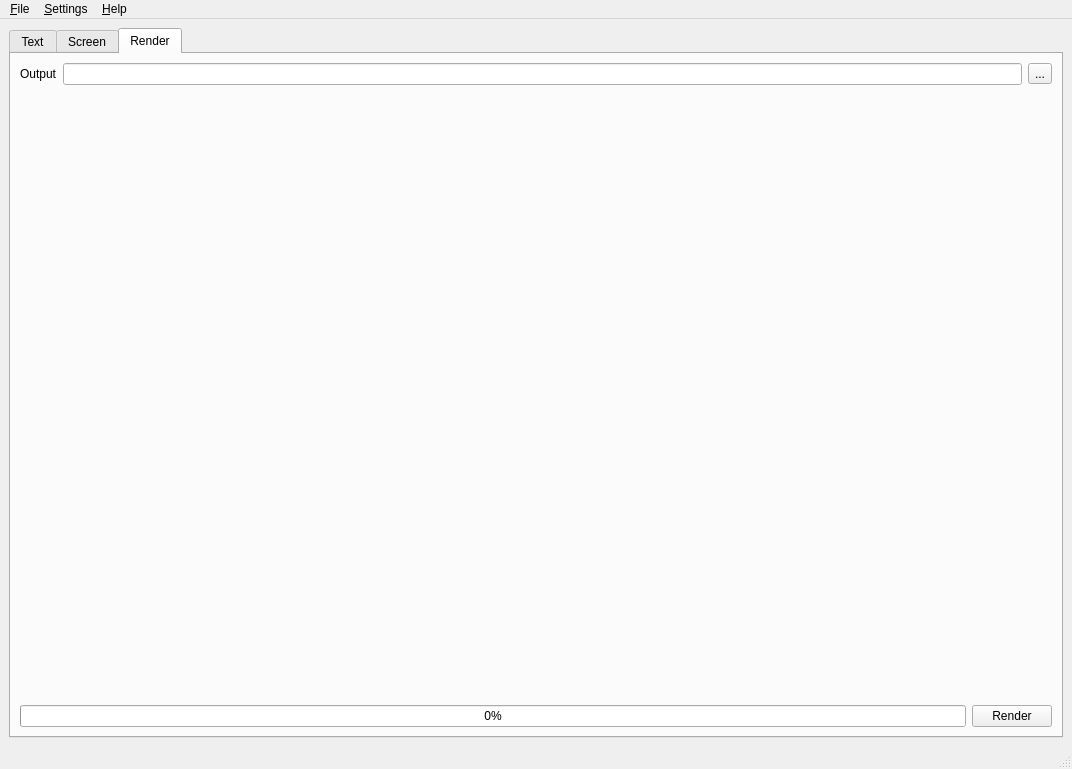
<?xml version="1.0" encoding="UTF-8"?>
<ui version="4.0">
 <class>CMainWindow</class>
 <widget class="QMainWindow" name="CMainWindow">
  <property name="geometry">
   <rect>
    <x>0</x>
    <y>0</y>
    <width>1072</width>
    <height>769</height>
   </rect>
  </property>
  <property name="windowTitle">
   <string>MainWindow</string>
  </property>
  <property name="windowIcon">
   <iconset resource="../qrc/icons.qrc">
    <normaloff>:/icons/wicon.png</normaloff>:/icons/wicon.png</iconset>
  </property>
  <widget class="QWidget" name="centralwidget">
   <layout class="QVBoxLayout" name="verticalLayout">
    <item>
     <widget class="QTabWidget" name="tabWidget">
      <property name="currentIndex">
       <number>2</number>
      </property>
      <widget class="QWidget" name="tabText">
       <attribute name="title">
        <string>Text</string>
       </attribute>
       <layout class="QHBoxLayout" name="horizontalLayout">
        <item>
         <widget class="QPlainTextEdit" name="plainTextEdit_text"/>
        </item>
        <item>
         <layout class="QVBoxLayout" name="verticalLayout_2">
          <item>
           <widget class="QToolButton" name="toolButton_textNew">
            <property name="sizePolicy">
             <sizepolicy hsizetype="Preferred" vsizetype="Fixed">
              <horstretch>0</horstretch>
              <verstretch>0</verstretch>
             </sizepolicy>
            </property>
            <property name="toolButtonStyle">
             <enum>Qt::ToolButtonTextBesideIcon</enum>
            </property>
           </widget>
          </item>
          <item>
           <widget class="QToolButton" name="toolButton_textOpen">
            <property name="sizePolicy">
             <sizepolicy hsizetype="Preferred" vsizetype="Fixed">
              <horstretch>0</horstretch>
              <verstretch>0</verstretch>
             </sizepolicy>
            </property>
            <property name="toolButtonStyle">
             <enum>Qt::ToolButtonTextBesideIcon</enum>
            </property>
           </widget>
          </item>
          <item>
           <widget class="QToolButton" name="toolButton_textSave">
            <property name="sizePolicy">
             <sizepolicy hsizetype="Preferred" vsizetype="Fixed">
              <horstretch>0</horstretch>
              <verstretch>0</verstretch>
             </sizepolicy>
            </property>
            <property name="toolButtonStyle">
             <enum>Qt::ToolButtonTextBesideIcon</enum>
            </property>
           </widget>
          </item>
          <item>
           <widget class="QToolButton" name="toolButton_textSaveAs">
            <property name="sizePolicy">
             <sizepolicy hsizetype="Preferred" vsizetype="Fixed">
              <horstretch>0</horstretch>
              <verstretch>0</verstretch>
             </sizepolicy>
            </property>
            <property name="toolButtonStyle">
             <enum>Qt::ToolButtonTextBesideIcon</enum>
            </property>
           </widget>
          </item>
          <item>
           <spacer name="verticalSpacer">
            <property name="orientation">
             <enum>Qt::Vertical</enum>
            </property>
            <property name="sizeHint" stdset="0">
             <size>
              <width>20</width>
              <height>40</height>
             </size>
            </property>
           </spacer>
          </item>
         </layout>
        </item>
       </layout>
      </widget>
      <widget class="QWidget" name="tabScreen">
       <attribute name="title">
        <string>Screen</string>
       </attribute>
       <layout class="QVBoxLayout" name="verticalLayout_3">
        <item>
         <layout class="QHBoxLayout" name="horizontalLayout_2">
          <item>
           <widget class="QScrollArea" name="scrollArea_image">
            <property name="widgetResizable">
             <bool>true</bool>
            </property>
            <property name="alignment">
             <set>Qt::AlignCenter</set>
            </property>
            <widget class="QWidget" name="scrollAreaWidgetContents">
             <property name="geometry">
              <rect>
               <x>0</x>
               <y>0</y>
               <width>750</width>
               <height>631</height>
              </rect>
             </property>
            </widget>
           </widget>
          </item>
          <item>
           <widget class="QFrame" name="frame_positionControls">
            <property name="frameShape">
             <enum>QFrame::StyledPanel</enum>
            </property>
            <property name="frameShadow">
             <enum>QFrame::Raised</enum>
            </property>
            <layout class="QVBoxLayout" name="verticalLayout_4">
             <item>
              <widget class="QGroupBox" name="groupBox_2">
               <property name="title">
                <string>Screen</string>
               </property>
               <layout class="QGridLayout" name="gridLayout_2">
                <item row="0" column="0">
                 <widget class="QLabel" name="label_screenWidth">
                  <property name="text">
                   <string>Width</string>
                  </property>
                 </widget>
                </item>
                <item row="1" column="0">
                 <widget class="QLabel" name="label_screenHeight">
                  <property name="sizePolicy">
                   <sizepolicy hsizetype="Maximum" vsizetype="Preferred">
                    <horstretch>0</horstretch>
                    <verstretch>0</verstretch>
                   </sizepolicy>
                  </property>
                  <property name="text">
                   <string>Height</string>
                  </property>
                 </widget>
                </item>
                <item row="0" column="1">
                 <widget class="QSpinBox" name="spinBox_screenWidth">
                  <property name="minimum">
                   <number>320</number>
                  </property>
                  <property name="maximum">
                   <number>1920</number>
                  </property>
                  <property name="singleStep">
                   <number>1</number>
                  </property>
                  <property name="value">
                   <number>1024</number>
                  </property>
                 </widget>
                </item>
                <item row="1" column="1">
                 <widget class="QSpinBox" name="spinBox_screenHeight">
                  <property name="minimum">
                   <number>240</number>
                  </property>
                  <property name="maximum">
                   <number>1200</number>
                  </property>
                  <property name="value">
                   <number>768</number>
                  </property>
                 </widget>
                </item>
                <item row="2" column="1">
                 <widget class="QPushButton" name="pushButton_screenBackgroundColor">
                  <property name="text">
                   <string/>
                  </property>
                 </widget>
                </item>
                <item row="2" column="0">
                 <widget class="QLabel" name="label_screenBackgroundColor">
                  <property name="text">
                   <string>Color</string>
                  </property>
                 </widget>
                </item>
               </layout>
              </widget>
             </item>
             <item>
              <widget class="QGroupBox" name="groupBox_3">
               <property name="title">
                <string>Spacing</string>
               </property>
               <layout class="QGridLayout" name="gridLayout_3">
                <item row="0" column="1">
                 <widget class="QSpinBox" name="spinBox_spaceLeft">
                  <property name="maximum">
                   <number>1920</number>
                  </property>
                  <property name="value">
                   <number>10</number>
                  </property>
                 </widget>
                </item>
                <item row="1" column="1">
                 <widget class="QSpinBox" name="spinBox_spaceRight">
                  <property name="maximum">
                   <number>1920</number>
                  </property>
                  <property name="value">
                   <number>10</number>
                  </property>
                 </widget>
                </item>
                <item row="2" column="0">
                 <widget class="QLabel" name="label_spaceBottom">
                  <property name="sizePolicy">
                   <sizepolicy hsizetype="Maximum" vsizetype="Preferred">
                    <horstretch>0</horstretch>
                    <verstretch>0</verstretch>
                   </sizepolicy>
                  </property>
                  <property name="text">
                   <string>Bottom</string>
                  </property>
                 </widget>
                </item>
                <item row="1" column="0">
                 <widget class="QLabel" name="label_spaceRight">
                  <property name="text">
                   <string>Right</string>
                  </property>
                 </widget>
                </item>
                <item row="2" column="1">
                 <widget class="QSpinBox" name="spinBox_spaceBottom">
                  <property name="maximum">
                   <number>1200</number>
                  </property>
                  <property name="value">
                   <number>10</number>
                  </property>
                 </widget>
                </item>
                <item row="0" column="0">
                 <widget class="QLabel" name="label_spaceLeft">
                  <property name="text">
                   <string>Left</string>
                  </property>
                 </widget>
                </item>
               </layout>
              </widget>
             </item>
             <item>
              <widget class="QGroupBox" name="groupBox">
               <property name="title">
                <string>Text</string>
               </property>
               <layout class="QGridLayout" name="gridLayout">
                <item row="0" column="0">
                 <widget class="QLabel" name="label_screenTextFont">
                  <property name="text">
                   <string>Font</string>
                  </property>
                 </widget>
                </item>
                <item row="1" column="0">
                 <widget class="QLabel" name="label_screenTextPixelSize">
                  <property name="sizePolicy">
                   <sizepolicy hsizetype="Maximum" vsizetype="Preferred">
                    <horstretch>0</horstretch>
                    <verstretch>0</verstretch>
                   </sizepolicy>
                  </property>
                  <property name="text">
                   <string>Pixel size</string>
                  </property>
                 </widget>
                </item>
                <item row="0" column="1">
                 <widget class="QFontComboBox" name="fontComboBox_screenTextFont"/>
                </item>
                <item row="1" column="1">
                 <widget class="QSpinBox" name="spinBox_screenTextPixelSize">
                  <property name="minimum">
                   <number>8</number>
                  </property>
                  <property name="maximum">
                   <number>1200</number>
                  </property>
                  <property name="value">
                   <number>20</number>
                  </property>
                 </widget>
                </item>
                <item row="4" column="0">
                 <widget class="QLabel" name="label_screenTextColor">
                  <property name="text">
                   <string>Color</string>
                  </property>
                 </widget>
                </item>
                <item row="4" column="1">
                 <widget class="QPushButton" name="pushButton_screenTextColor">
                  <property name="text">
                   <string/>
                  </property>
                 </widget>
                </item>
                <item row="2" column="1">
                 <widget class="QCheckBox" name="checkBox_screenTextBold">
                  <property name="font">
                   <font>
                    <weight>75</weight>
                    <bold>true</bold>
                   </font>
                  </property>
                  <property name="text">
                   <string>Bold</string>
                  </property>
                 </widget>
                </item>
                <item row="3" column="1">
                 <widget class="QCheckBox" name="checkBox_screenTextItalic">
                  <property name="font">
                   <font>
                    <italic>true</italic>
                   </font>
                  </property>
                  <property name="text">
                   <string>Italic</string>
                  </property>
                 </widget>
                </item>
               </layout>
              </widget>
             </item>
             <item>
              <layout class="QGridLayout" name="gridLayout_4">
               <item row="2" column="1">
                <widget class="QSpinBox" name="spinBox_repeatCount">
                 <property name="minimum">
                  <number>1</number>
                 </property>
                 <property name="maximum">
                  <number>999</number>
                 </property>
                </widget>
               </item>
               <item row="3" column="0">
                <widget class="QLabel" name="label_pixelsBetweenLines">
                 <property name="text">
                  <string>Pixels between lines</string>
                 </property>
                </widget>
               </item>
               <item row="4" column="1">
                <widget class="QSpinBox" name="spinBox_pixelsBetweenRepeats">
                 <property name="minimum">
                  <number>0</number>
                 </property>
                 <property name="maximum">
                  <number>9999</number>
                 </property>
                 <property name="value">
                  <number>1024</number>
                 </property>
                </widget>
               </item>
               <item row="4" column="0">
                <widget class="QLabel" name="label_pixelsBetweenRepeats">
                 <property name="text">
                  <string>Pixels between repeats</string>
                 </property>
                </widget>
               </item>
               <item row="3" column="1">
                <widget class="QSpinBox" name="spinBox_pixelsBetweenLines">
                 <property name="minimum">
                  <number>0</number>
                 </property>
                 <property name="maximum">
                  <number>9999</number>
                 </property>
                 <property name="value">
                  <number>100</number>
                 </property>
                </widget>
               </item>
               <item row="2" column="0">
                <widget class="QLabel" name="label_repeatCount">
                 <property name="text">
                  <string>Repeat count</string>
                 </property>
                </widget>
               </item>
               <item row="0" column="1">
                <widget class="QComboBox" name="comboBox_framesPerSecond">
                 <item>
                  <property name="text">
                   <string>24</string>
                  </property>
                 </item>
                 <item>
                  <property name="text">
                   <string>25</string>
                  </property>
                 </item>
                 <item>
                  <property name="text">
                   <string>29.97</string>
                  </property>
                 </item>
                 <item>
                  <property name="text">
                   <string>30</string>
                  </property>
                 </item>
                 <item>
                  <property name="text">
                   <string>59.94</string>
                  </property>
                 </item>
                 <item>
                  <property name="text">
                   <string>60</string>
                  </property>
                 </item>
                </widget>
               </item>
               <item row="0" column="0">
                <widget class="QLabel" name="label_framesPerSecond">
                 <property name="sizePolicy">
                  <sizepolicy hsizetype="Maximum" vsizetype="Preferred">
                   <horstretch>0</horstretch>
                   <verstretch>0</verstretch>
                  </sizepolicy>
                 </property>
                 <property name="text">
                  <string>Frames per second</string>
                 </property>
                </widget>
               </item>
               <item row="1" column="0">
                <widget class="QLabel" name="label_pixelsPerSecond">
                 <property name="sizePolicy">
                  <sizepolicy hsizetype="Maximum" vsizetype="Preferred">
                   <horstretch>0</horstretch>
                   <verstretch>0</verstretch>
                  </sizepolicy>
                 </property>
                 <property name="text">
                  <string>Pixels per second</string>
                 </property>
                </widget>
               </item>
               <item row="1" column="1">
                <widget class="QSpinBox" name="spinBox_pixelsPerSecond">
                 <property name="minimum">
                  <number>1</number>
                 </property>
                 <property name="maximum">
                  <number>9999</number>
                 </property>
                 <property name="value">
                  <number>100</number>
                 </property>
                </widget>
               </item>
              </layout>
             </item>
             <item>
              <widget class="QCheckBox" name="checkBox_showGuideLine">
               <property name="text">
                <string>Show guide lines (only in the preview)</string>
               </property>
              </widget>
             </item>
             <item>
              <spacer name="verticalSpacer_2">
               <property name="orientation">
                <enum>Qt::Vertical</enum>
               </property>
               <property name="sizeHint" stdset="0">
                <size>
                 <width>20</width>
                 <height>40</height>
                </size>
               </property>
              </spacer>
             </item>
            </layout>
           </widget>
          </item>
         </layout>
        </item>
        <item>
         <layout class="QHBoxLayout" name="horizontalLayout_3">
          <item>
           <widget class="QLabel" name="label_frameNumber">
            <property name="text">
             <string>Frame</string>
            </property>
           </widget>
          </item>
          <item>
           <widget class="QSlider" name="horizontalSlider_currentFrame">
            <property name="maximum">
             <number>0</number>
            </property>
            <property name="orientation">
             <enum>Qt::Horizontal</enum>
            </property>
            <property name="invertedControls">
             <bool>false</bool>
            </property>
            <property name="tickPosition">
             <enum>QSlider::NoTicks</enum>
            </property>
            <property name="tickInterval">
             <number>21</number>
            </property>
           </widget>
          </item>
          <item>
           <widget class="QSpinBox" name="spinBox_currentFrame">
            <property name="minimumSize">
             <size>
              <width>80</width>
              <height>0</height>
             </size>
            </property>
            <property name="maximum">
             <number>0</number>
            </property>
           </widget>
          </item>
          <item>
           <widget class="QLabel" name="label_frameNumberOf">
            <property name="text">
             <string>of</string>
            </property>
           </widget>
          </item>
          <item>
           <widget class="QSpinBox" name="spinBox_frameCount">
            <property name="minimumSize">
             <size>
              <width>80</width>
              <height>0</height>
             </size>
            </property>
            <property name="readOnly">
             <bool>true</bool>
            </property>
            <property name="maximum">
             <number>0</number>
            </property>
           </widget>
          </item>
         </layout>
        </item>
       </layout>
      </widget>
      <widget class="QWidget" name="tabRender">
       <attribute name="title">
        <string>Render</string>
       </attribute>
       <layout class="QVBoxLayout" name="verticalLayout_5">
        <item>
         <layout class="QGridLayout" name="gridLayout_5">
          <item row="0" column="2">
           <widget class="QToolButton" name="toolButton_setRenderOutput">
            <property name="text">
             <string>...</string>
            </property>
           </widget>
          </item>
          <item row="0" column="0">
           <widget class="QLabel" name="label_renderOutput">
            <property name="text">
             <string>Output</string>
            </property>
           </widget>
          </item>
          <item row="0" column="1">
           <widget class="QLineEdit" name="lineEdit_renderOutput">
            <property name="text">
             <string/>
            </property>
           </widget>
          </item>
         </layout>
        </item>
        <item>
         <spacer name="verticalSpacer_3">
          <property name="orientation">
           <enum>Qt::Vertical</enum>
          </property>
          <property name="sizeHint" stdset="0">
           <size>
            <width>20</width>
            <height>40</height>
           </size>
          </property>
         </spacer>
        </item>
        <item>
         <layout class="QHBoxLayout" name="horizontalLayout_4">
          <item>
           <widget class="QProgressBar" name="progressBar_complite">
            <property name="value">
             <number>0</number>
            </property>
           </widget>
          </item>
          <item>
           <widget class="QPushButton" name="pushButton_render">
            <property name="text">
             <string>Render</string>
            </property>
           </widget>
          </item>
         </layout>
        </item>
       </layout>
      </widget>
     </widget>
    </item>
   </layout>
  </widget>
  <widget class="QMenuBar" name="menubar">
   <property name="geometry">
    <rect>
     <x>0</x>
     <y>0</y>
     <width>1072</width>
     <height>20</height>
    </rect>
   </property>
   <widget class="QMenu" name="menu_File">
    <property name="title">
     <string>&amp;File</string>
    </property>
    <addaction name="action_Quit"/>
   </widget>
   <widget class="QMenu" name="menu_Help">
    <property name="title">
     <string>&amp;Help</string>
    </property>
    <addaction name="action_About"/>
    <addaction name="action_AboutQt"/>
   </widget>
   <widget class="QMenu" name="menu_Settings">
    <property name="title">
     <string>&amp;Settings</string>
    </property>
    <addaction name="action_Configure"/>
   </widget>
   <addaction name="menu_File"/>
   <addaction name="menu_Settings"/>
   <addaction name="menu_Help"/>
  </widget>
  <widget class="QStatusBar" name="statusbar"/>
  <action name="action_Quit">
   <property name="icon">
    <iconset resource="../qrc/icons.qrc">
     <normaloff>:/icons/quit.png</normaloff>:/icons/quit.png</iconset>
   </property>
   <property name="text">
    <string>&amp;Quit...</string>
   </property>
  </action>
  <action name="action_About">
   <property name="icon">
    <iconset resource="../qrc/icons.qrc">
     <normaloff>:/icons/action-about.png</normaloff>:/icons/action-about.png</iconset>
   </property>
   <property name="text">
    <string>About</string>
   </property>
  </action>
  <action name="action_AboutQt">
   <property name="icon">
    <iconset resource="../qrc/icons.qrc">
     <normaloff>:/icons/action-about-qt.png</normaloff>:/icons/action-about-qt.png</iconset>
   </property>
   <property name="text">
    <string>About &amp;Qt</string>
   </property>
  </action>
  <action name="action_Configure">
   <property name="icon">
    <iconset resource="../qrc/icons.qrc">
     <normaloff>:/icons/action-configure.png</normaloff>:/icons/action-configure.png</iconset>
   </property>
   <property name="text">
    <string>&amp;Configure...</string>
   </property>
  </action>
  <action name="action_SaveAs">
   <property name="icon">
    <iconset resource="../qrc/icons.qrc">
     <normaloff>:/icons/file-save-as.png</normaloff>:/icons/file-save-as.png</iconset>
   </property>
   <property name="text">
    <string>Save &amp;As...</string>
   </property>
  </action>
  <action name="action_textNew">
   <property name="icon">
    <iconset resource="../qrc/icons.qrc">
     <normaloff>:/icons/file-new.png</normaloff>:/icons/file-new.png</iconset>
   </property>
   <property name="text">
    <string>New text...</string>
   </property>
   <property name="toolTip">
    <string>New text</string>
   </property>
  </action>
  <action name="action_textOpen">
   <property name="icon">
    <iconset resource="../qrc/icons.qrc">
     <normaloff>:/icons/file-open.png</normaloff>:/icons/file-open.png</iconset>
   </property>
   <property name="text">
    <string>Open text...</string>
   </property>
  </action>
  <action name="action_textSave">
   <property name="icon">
    <iconset resource="../qrc/icons.qrc">
     <normaloff>:/icons/file-save.png</normaloff>:/icons/file-save.png</iconset>
   </property>
   <property name="text">
    <string>Save text...</string>
   </property>
   <property name="toolTip">
    <string>Save text</string>
   </property>
  </action>
  <action name="action_textSaveAs">
   <property name="icon">
    <iconset resource="../qrc/icons.qrc">
     <normaloff>:/icons/file-save-as.png</normaloff>:/icons/file-save-as.png</iconset>
   </property>
   <property name="text">
    <string>Save text as...</string>
   </property>
   <property name="toolTip">
    <string>Save text as</string>
   </property>
  </action>
 </widget>
 <tabstops>
  <tabstop>tabWidget</tabstop>
  <tabstop>plainTextEdit_text</tabstop>
  <tabstop>toolButton_textNew</tabstop>
  <tabstop>toolButton_textOpen</tabstop>
  <tabstop>toolButton_textSave</tabstop>
  <tabstop>toolButton_textSaveAs</tabstop>
  <tabstop>scrollArea_image</tabstop>
  <tabstop>spinBox_screenWidth</tabstop>
  <tabstop>spinBox_screenHeight</tabstop>
  <tabstop>pushButton_screenBackgroundColor</tabstop>
  <tabstop>spinBox_spaceLeft</tabstop>
  <tabstop>spinBox_spaceRight</tabstop>
  <tabstop>spinBox_spaceBottom</tabstop>
  <tabstop>fontComboBox_screenTextFont</tabstop>
  <tabstop>spinBox_screenTextPixelSize</tabstop>
  <tabstop>pushButton_screenTextColor</tabstop>
  <tabstop>comboBox_framesPerSecond</tabstop>
  <tabstop>spinBox_repeatCount</tabstop>
  <tabstop>checkBox_showGuideLine</tabstop>
  <tabstop>horizontalSlider_currentFrame</tabstop>
  <tabstop>spinBox_currentFrame</tabstop>
 </tabstops>
 <resources>
  <include location="../qrc/icons.qrc"/>
 </resources>
 <connections>
  <connection>
   <sender>spinBox_currentFrame</sender>
   <signal>valueChanged(int)</signal>
   <receiver>horizontalSlider_currentFrame</receiver>
   <slot>setValue(int)</slot>
   <hints>
    <hint type="sourcelabel">
     <x>896</x>
     <y>667</y>
    </hint>
    <hint type="destinationlabel">
     <x>817</x>
     <y>664</y>
    </hint>
   </hints>
  </connection>
  <connection>
   <sender>horizontalSlider_currentFrame</sender>
   <signal>valueChanged(int)</signal>
   <receiver>spinBox_currentFrame</receiver>
   <slot>setValue(int)</slot>
   <hints>
    <hint type="sourcelabel">
     <x>769</x>
     <y>667</y>
    </hint>
    <hint type="destinationlabel">
     <x>894</x>
     <y>666</y>
    </hint>
   </hints>
  </connection>
 </connections>
</ui>
